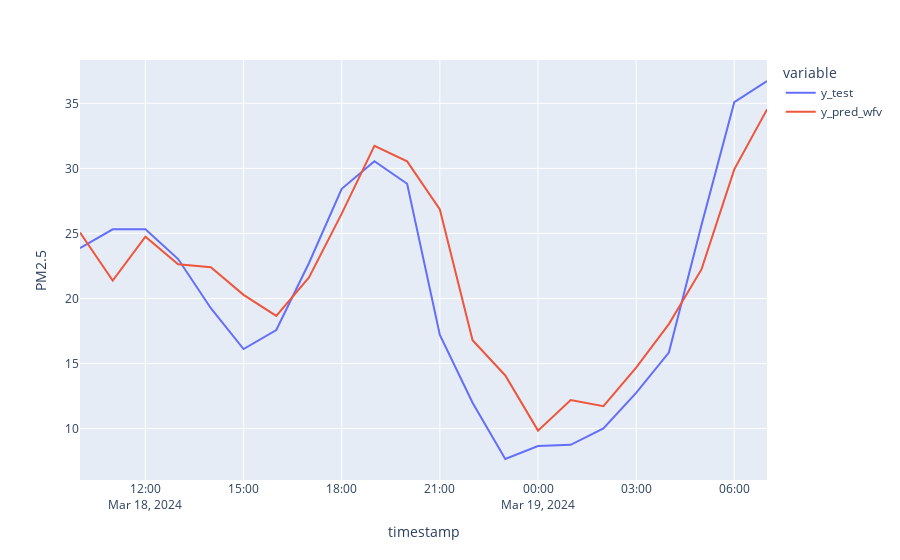

Notebook code for this chart:
### Code cell
df_pred_tesr= pd.DataFrame({'y_test': y_test, 'y_pred_wfv': y_pred_wfv})
fig= px.line(df_pred_tesr, labels= {'value': 'PM2.5'})
fig.show()

### Figure 1 — Plotly figure (JSON) as saved in the notebook; plotly's stock layout.template omitted (floating-point values rounded to 4 significant figures)
{"data": [{"hovertemplate": "variable=y_test<br>timestamp=%{x}<br>PM2.5=%{y}<extra></extra>", "legendgroup": "y_test", "line": {"color": "#636efa", "dash": "solid"}, "marker": {"symbol": "circle"}, "mode": "lines", "name": "y_test", "orientation": "v", "showlegend": true, "type": "scatter", "x": ["2024-03-18T10:00:00+03:00", "2024-03-18T11:00:00+03:00", "2024-03-18T12:00:00+03:00", "2024-03-18T13:00:00+03:00", "2024-03-18T14:00:00+03:00", "2024-03-18T15:00:00+03:00", "2024-03-18T16:00:00+03:00", "2024-03-18T17:00:00+03:00", "2024-03-18T18:00:00+03:00", "2024-03-18T19:00:00+03:00", "2024-03-18T20:00:00+03:00", "2024-03-18T21:00:00+03:00", "2024-03-18T22:00:00+03:00", "2024-03-18T23:00:00+03:00", "2024-03-19T00:00:00+03:00", "2024-03-19T01:00:00+03:00", "2024-03-19T02:00:00+03:00", "2024-03-19T03:00:00+03:00", "2024-03-19T04:00:00+03:00", "2024-03-19T05:00:00+03:00", "2024-03-19T06:00:00+03:00", "2024-03-19T07:00:00+03:00"], "xaxis": "x", "y": [23.86, 25.32, 25.32, 23.03, 19.25, 16.11, 17.58, 22.73, 28.43, 30.55, 28.82, 17.2, 11.99, 7.66, 8.659, 8.748, 10.01, 12.74, 15.84, 25.66, 35.09, 36.72], "yaxis": "y"}, {"hovertemplate": "variable=y_pred_wfv<br>timestamp=%{x}<br>PM2.5=%{y}<extra></extra>", "legendgroup": "y_pred_wfv", "line": {"color": "#EF553B", "dash": "solid"}, "marker": {"symbol": "circle"}, "mode": "lines", "name": "y_pred_wfv", "orientation": "v", "showlegend": true, "type": "scatter", "x": ["2024-03-18T10:00:00+03:00", "2024-03-18T11:00:00+03:00", "2024-03-18T12:00:00+03:00", "2024-03-18T13:00:00+03:00", "2024-03-18T14:00:00+03:00", "2024-03-18T15:00:00+03:00", "2024-03-18T16:00:00+03:00", "2024-03-18T17:00:00+03:00", "2024-03-18T18:00:00+03:00", "2024-03-18T19:00:00+03:00", "2024-03-18T20:00:00+03:00", "2024-03-18T21:00:00+03:00", "2024-03-18T22:00:00+03:00", "2024-03-18T23:00:00+03:00", "2024-03-19T00:00:00+03:00", "2024-03-19T01:00:00+03:00", "2024-03-19T02:00:00+03:00", "2024-03-19T03:00:00+03:00", "2024-03-19T04:00:00+03:00", "2024-03-19T05:00:00+03:00", "2024-03-19T06:00:00+03:00", "2024-03-19T07:00:00+03:00"], "xaxis": "x", "y": [25.07, 21.38, 24.75, 22.62, 22.4, 20.28, 18.66, 21.62, 26.52, 31.74, 30.54, 26.84, 16.79, 14.08, 9.842, 12.19, 11.73, 14.68, 18.03, 22.26, 29.92, 34.52], "yaxis": "y"}], "layout": {"legend": {"title": {"text": "variable"}, "tracegroupgap": 0}, "margin": {"t": 60}, "xaxis": {"anchor": "y", "domain": [0, 1], "title": {"text": "timestamp"}}, "yaxis": {"anchor": "x", "domain": [0, 1], "title": {"text": "PM2.5"}}}}
